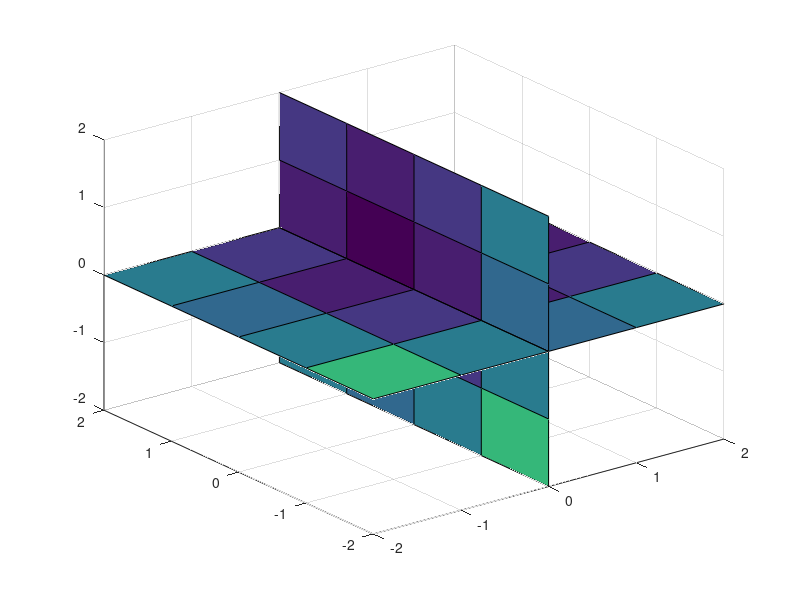

The MATLAB source for this figure: (Note: this script raises an error after producing the figure.)
%=============================================================================
% Copyright (c) 2026-present Allan CORNET (Nelson)
%=============================================================================
% This file is part of Nelson.
%=============================================================================
% LICENCE_BLOCK_BEGIN
% SPDX-License-Identifier: LGPL-3.0-or-later
% LICENCE_BLOCK_END
%=============================================================================
% <--ADV-CLI MODE-->
%=============================================================================
[x, y, z] = meshgrid(-2:2, -2:2, -2:2);
v = x .^ 2 + y .^ 2 + z .^ 2;
f = figure('Visible', 'off');
h = slice(x, y, z, v, 0, [], 0);
asserts.isequal(numel(h), 2);
asserts.istrue(isgraphics(h(1), 'surface'));
asserts.isequal(h(1).FaceColor, 'flat');
asserts.isapprox(h(1).EdgeColor, [0.129411764705882 0.129411764705882 0.129411764705882], 1e-15);
asserts.isequal(h(1).UserData.ChartType, 'slice');
ax = ancestor(h(1), 'axes');
asserts.isequal(ax.View, [-37.5 30]);
asserts.isequal(ax.CLim, [0 12]);
close(f);
%=============================================================================
f = figure('Visible', 'off');
ax = axes();
h = slice(ax, v, 2, 3, []);
asserts.isequal(numel(h), 2);
asserts.isequal(h(1).Parent, ax);
close(f);
%=============================================================================
f = figure('Visible', 'off');
h = slice(x, y, z, v, 0, [], 0, 'nearest');
asserts.isequal(numel(h), 2);
asserts.istrue(isgraphics(h(1), 'surface'));
close(f);
%=============================================================================
f = figure('Visible', 'off');
[sx, sy] = meshgrid(-1:1, -1:1);
sz = zeros(size(sx));
h = slice(x, y, z, v, sx, sy, sz);
asserts.isequal(numel(h), 1);
asserts.istrue(isgraphics(h, 'surface'));
asserts.isequal(size(h.XData), [3 3]);
asserts.isequal(size(h.CData), [3 3]);
close(f);
%=============================================================================
asserts.checkerror('slice(ones(2), 1, 1, 1);', getString(message('Nelson:graphics:invalidVolumeData')));
asserts.checkerror('slice(ones(2,2,2), {1}, [], []);', getString(message('Nelson:validators:mustBeNumeric', 'Slice locations')));
%=============================================================================
